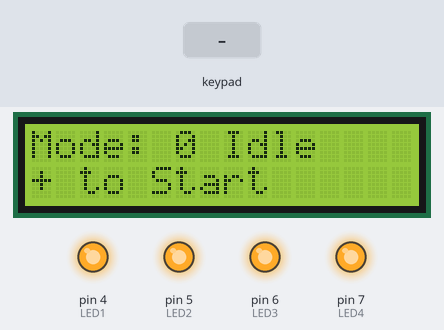
The sketch below on a simulated Arduino Mega 2560, built with avr-gcc and run on an emulated ATmega2560. Shown: 16×2 character LCD, output pins drawn as LEDs (lit = HIGH). Wiring (inferred from the names in the program): 24Cxx EEPROM at I2C address 0x50. Inputs (shaded band) come from the test bench. EEPROM starts erased; what the sketch prints to the serial monitor is not drawn.

Above: at 3.5 s.
3.6 s: keypad keys 7 + 5 = pressed 0.4 s apart
At 5.8 s:
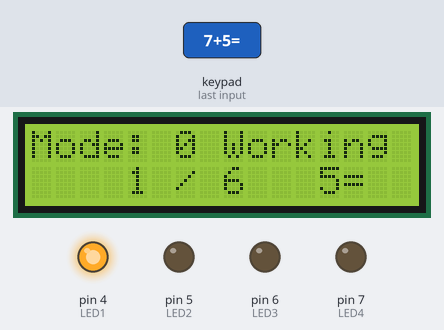
6.7 s: key '*' pressed
At 7.4 s:
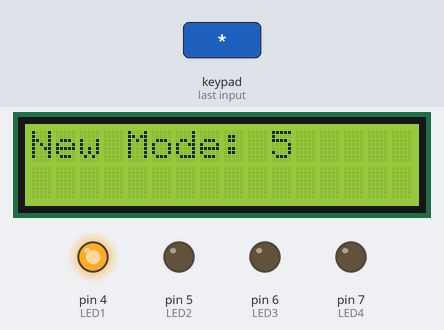
9.5 s: key '/' pressed
At 10.6 s:
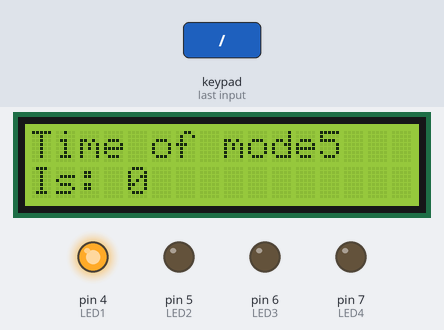
12.3 s: keypad keys 6 * 7 = pressed 0.4 s apart
At 15.3 s:
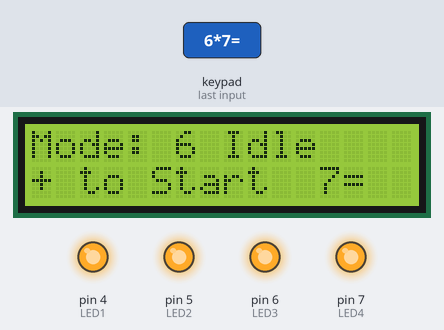
15.7 s: key 'C' pressed
At 18.0 s:
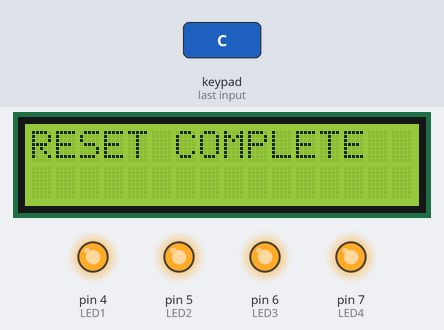
18.7 s: keypad keys 8 / 2 = pressed 0.4 s apart
At 20.2 s:
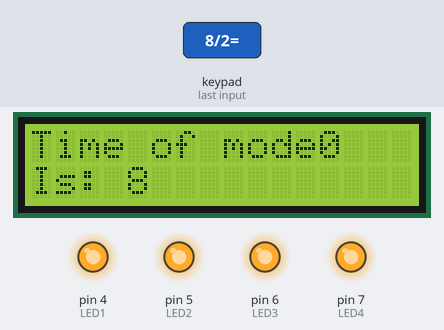
Timing chart, 0 to 21.7 s (numbered marks = the images above; inputs shaded):
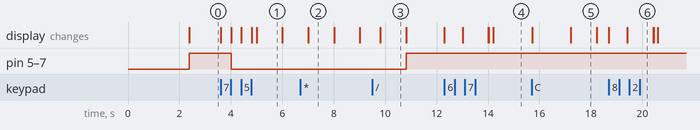

The sketch:

Lab_7.ino
```cpp
// LCD Setup
#include <LiquidCrystal.h>

#define RS_PIN 13
#define EN_PIN 12
#define D7_PIN 11
#define D6_PIN 10
#define D5_PIN 9
#define D4_PIN 8

LiquidCrystal lcd(RS_PIN, EN_PIN, D4_PIN, D5_PIN, D6_PIN, D7_PIN);


// Keypad Setup
#include <Keypad.h>

const byte ROWS = 4;
const byte COLS = 4;
char keys[ROWS][COLS] = {
  {'7', '8', '9', '/'},
  {'4', '5', '6', '*'},
  {'1', '2', '3', '-'},
  {'C', '0', '=', '+'}
};
byte rowPins[ROWS] = {22, 23, 24, 25};
byte colPins[COLS] {26, 27, 28, 29};
Keypad keypad = Keypad( makeKeymap(keys), rowPins, colPins, ROWS, COLS);


// LED Setup
const byte LED1 = 4;
const byte LED2 = 5;
const byte LED3 = 6;
const byte LED4 = 7;


// Washing Machine configurations
#include <Wire.h>
#define DEV_ADDR 0b1010000
int state; // 0 for idle, 1 for working.
int current_mode = 0; // Defualt mode is set to 1.
int working_time[4] = {6, 6, 6, 6}; // Each element shows the time needed for each working mode. default is set to 6 seconds.
String input = "";

unsigned long delayStart = 0; // the time delay started

void setup() {
  // put your setup code here, to run once:
  Wire.begin();
  Serial.begin(9600);
  Serial.println("Starting...");

  lcd.clear();
  lcd.setCursor(0, 0);
  lcd.print("Loading...");

  state = 0;
  current_mode = eepromRead("mode", -1);
  if (current_mode < 0 || current_mode > 3){
    current_mode = 0;
    eepromWrite(0, "mode", -1);
    eepromWrite(working_time[0], "time", 0);
    eepromWrite(working_time[1], "time", 1);
    eepromWrite(working_time[2], "time", 2);
    eepromWrite(working_time[3], "time", 3);
  }
  else{
    working_time[0] = eepromRead("time", 0);
    working_time[1] = eepromRead("time", 1);
    working_time[2] = eepromRead("time", 2);
    working_time[3] = eepromRead("time", 3);
  }
  delay(500); // Wait for writing in the eeprom to finnish.

  // LCD Start
  lcd.begin(16, 2);
  updateLCD();

  // LED setup
  pinMode(LED1, OUTPUT);
  pinMode(LED2, OUTPUT);
  pinMode(LED3, OUTPUT);
  pinMode(LED4, OUTPUT);

  digitalWrite(LED1, HIGH);
  digitalWrite(LED2, HIGH);
  digitalWrite(LED3, HIGH);
  digitalWrite(LED4, HIGH);
}


void loop() {
  // put your main code here, to run repeatedly:
  if (state == 1){
    // check if delay has timed out after 6secs == 10000ms
    if ((millis() - delayStart) >= (working_time[current_mode] * 1000)){
      stopWorking();
    }
    // Update the timer value on screen, if necessary.
    else{
      lcd.setCursor(4, 1);
      String time_spent = String((millis() - delayStart) / 1000);
      String working_time_str = String(working_time[current_mode]);
      lcd.print(time_spent + " / " + working_time_str); // WHY THE FUCKKKK DOES IT ADD THREE ZEROS????
    }
  }

  char key = keypad.getKey();

  if (key){
    if (key == '+'){
      if (state == 0){
        Serial.println("+ Pressed");
        startWorking();
        input = "";
      }
    }
    else if (key == '-'){
      if (state == 1){
        stopWorking();
        input = "";
      }
    }
    else if (key == '/'){
      int newWorkingTime = (input.substring(0, 2)).toInt();
      changeWorkingTime(newWorkingTime);
      input = "";
    }
    else if (key == '*'){
      int newMode = (input.substring(0, 1)).toInt();
      changeMode(newMode);
      input = "";
    }
    else if (key == 'C'){
      reset();
      input = "";
    }
    else{
      input += key;
      lcd.setCursor(12, 1);
      lcd.print(input);
    }
  }
}

void eepromWrite(int data, String write_t, int mode){
  Serial.println("For Mode " + String(mode) + " Writing " + String(data) + " To Change " + write_t);
  uint16_t mem_addr;
  if (write_t == "mode"){
    mem_addr = 0x0000;
  }
  else if (write_t == "time"){
    switch (mode){
      case 0:
        mem_addr = 0x0001;
        break;
      case 1:
        mem_addr = 0x0002;
        break;
      case 2:
        mem_addr = 0x0003;
        break;
       case 3:
        mem_addr = 0x0004;
        break;
    }
  }
  Wire.beginTransmission(DEV_ADDR);
  Wire.write((uint8_t)((mem_addr & 0xFF00) >> 8));
  Wire.write((uint8_t)((mem_addr & 0x00FF) >> 0));
  Wire.write(data);
  Wire.endTransmission();
  delay(300);
  Serial.println("Writing Done");
}

int eepromRead(String read_t, int mode){
  Serial.println("For Mode " + String(mode) + " Reading, To Change " + read_t);
  int readData;
  uint16_t mem_addr;
  if (read_t == "mode"){
    mem_addr = 0x0000;
  }
  else if (read_t == "time"){
    switch (mode){
      case 0:
        mem_addr = 0x0001;
        break;
      case 1:
        mem_addr = 0x0002;
        break;
      case 2:
        mem_addr = 0x0003;
        break;
       case 3:
        mem_addr = 0x0004;
        break;
    }
  }
  Wire.beginTransmission(DEV_ADDR);
  Wire.write((uint8_t)((mem_addr & 0xFF00) >> 8));
  Wire.write((uint8_t)((mem_addr & 0x00FF) >> 0));
  Wire.endTransmission();
  Wire.requestFrom(DEV_ADDR, 1);
  readData = Wire.read();
  delay(300);

  Serial.println("Read Data is " + String(readData));
  return readData;
}

void updateLCD(){
  if (state == 0){
    lcd.clear();
    lcd.setCursor(0, 0);
    lcd.print("Mode: " + String(current_mode) + " Idle");
    lcd.setCursor(0, 1);
    lcd.print("+ to Start");
  }
  else{
    lcd.clear();
    lcd.setCursor(0, 0);
    lcd.print("Mode: " + String(current_mode) + " Working");
  }
}


void startWorking(){
  state = 1;
  updateLCD();
  delayStart = millis();

  digitalWrite(LED1, LOW);
  digitalWrite(LED2, LOW);
  digitalWrite(LED3, LOW);
  digitalWrite(LED4, LOW);

  switch (current_mode){
    case 0:
      digitalWrite(LED1, HIGH);
      break;

     case 1:
      digitalWrite(LED2, HIGH);
      break;

     case 2:
      digitalWrite(LED3, HIGH);
      break;

     case 3:
      digitalWrite(LED4, HIGH);
      break;
  }

  lcd.setCursor(4, 1);
  String time_spent_open = String((millis() - delayStart) / 1000);
  lcd.print(time_spent_open + " / " + String(working_time[current_mode]));
}

void stopWorking(){
  state = 0; // change state back to idle
  updateLCD();

  // Turn all the LEDs on.
  digitalWrite(LED1, HIGH);
  digitalWrite(LED2, HIGH);
  digitalWrite(LED3, HIGH);
  digitalWrite(LED4, HIGH);
}


void changeMode(int newMode){
  current_mode = newMode;
  eepromWrite(newMode, "mode", -1);

  lcd.clear();
  lcd.setCursor(0, 0);
  lcd.print("New Mode: " + String(newMode));

  delay(1000);

  updateLCD();
}

void changeWorkingTime(int newWorkingTime){
  working_time[current_mode] = newWorkingTime;
  eepromWrite(newWorkingTime, "time", current_mode);

  lcd.clear();
  lcd.setCursor(0, 0);
  lcd.print("Time of mode" + String(current_mode));
  lcd.setCursor(0, 1);
  lcd.print("Is: " + String(newWorkingTime));

  delay(1000);
  updateLCD();
}

void reset(){
  state = 0; // 0 for idle, 1 for working.
  stopWorking();
  current_mode = 0; // Defualt mode is set to 1.
  eepromWrite(0, "mode", -1);
  for (int i = 0; i < 4; i++){
    working_time[i] = 6;
    eepromWrite(6, "time", i);
  }
  lcd.clear();
  lcd.setCursor(0, 0);
  lcd.print("RESET COMPLETE");

  delay(1000);
  updateLCD();
}
```

Measured:
- after the input at 3.6 s, pin 5 (LED2), pin 6 (LED3), pin 7 (LED4): HIGH → LOW after 0.41 s; the display: first changes at once (image 1 shows a later state)
- after the input at 6.7 s, the display: changes after 0.31 s (image 2)
- after the input at 9.5 s, pin 5 (LED2), pin 6 (LED3), pin 7 (LED4): LOW → HIGH after 1.3 s; the display: changes after 0.31 s (image 3)
- after the input at 12.3 s, the display: first changes at once (image 4 shows a later state)
- after the input at 15.7 s, the display: first changes at once (image 5 shows a later state)
- after the input at 18.7 s, the display: first changes at once (image 6 shows a later state)
- what the display in image 1 shows lasts 1.0 s, from 5.0 s to 6.0 s
